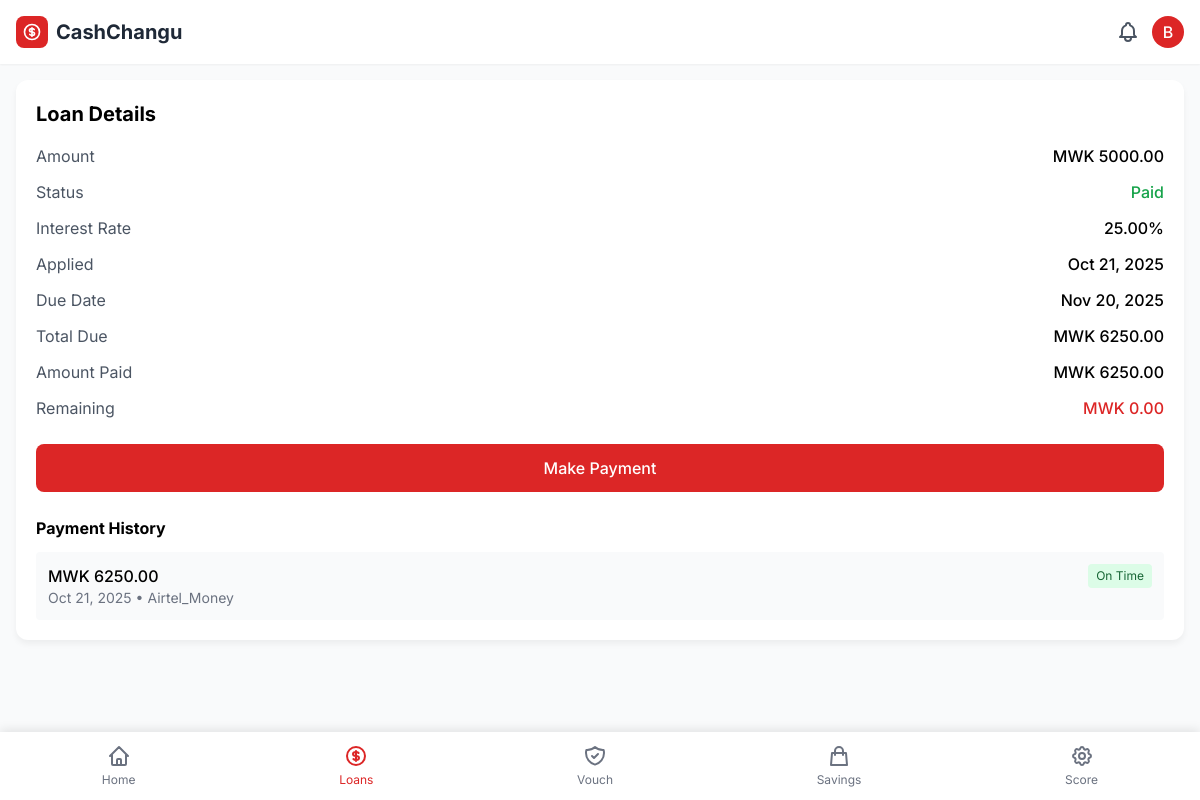
Screenshot of /loan/12/ (signed in) with the database file from the repository.
### core/models.py (models this page shows, shortened)
class MicroLoan(models.Model):
    LOAN_STATUS = [
        ('pending', 'Pending Approval'),
        ('approved', 'Approved'),
        ('active', 'Active'),
        ('paid', 'Fully Paid'),
        ('defaulted', 'Defaulted'),
        ('rejected', 'Rejected'),
    ]
    user = models.ForeignKey(User, on_delete=models.CASCADE)
    amount = models.DecimalField(max_digits=10, decimal_places=2)
    interest_rate = models.DecimalField(max_digits=5, decimal_places=2)
    duration_days = models.IntegerField()  # e.g., 30, 60, 90 days
    status = models.CharField(max_length=20, choices=LOAN_STATUS, default='pending')
    applied_at = models.DateTimeField(auto_now_add=True)
    approved_at = models.DateTimeField(null=True)
    due_date = models.DateField(null=True)
    paid_at = models.DateTimeField(null=True)
    total_amount_due = models.DecimalField(max_digits=10, decimal_places=2)
    amount_paid = models.DecimalField(max_digits=10, decimal_places=2, default=0)
    score_at_application = models.IntegerField()
    def is_overdue(self):
        if self.due_date and self.status == 'active':
            return timezone.now().date() > self.due_date
        return False
    def days_overdue(self):
        if self.is_overdue():
            return (timezone.now().date() - self.due_date).days
        return 0

class LoanPayment(models.Model):
    loan = models.ForeignKey(MicroLoan, on_delete=models.CASCADE, related_name='payments')
    amount = models.DecimalField(max_digits=10, decimal_places=2)
    payment_date = models.DateTimeField(auto_now_add=True)
    payment_method = models.CharField(max_length=50, choices=[
        ('airtel_money', 'Airtel Money'),
        ('tnm_mpamba', 'TNM Mpamba'),
        ('bank_transfer', 'Bank Transfer'),
        ('cash', 'Cash'),
    ])
    was_on_time = models.BooleanField()
    days_from_due = models.IntegerField()  # Negative = early, Positive = late
    transaction_reference = models.CharField(max_length=100)

### core/views.py (the view)
# urls.py: path('loan/<int:loan_id>/', views.loan_detail, name='loan_detail'),
@login_required
def loan_detail(request, loan_id):
    loan = get_object_or_404(MicroLoan, id=loan_id, user=request.user)
    payments = loan.payments.all().order_by('-payment_date')
    remaining = loan.total_amount_due - loan.amount_paid
    context = {
        'loan': loan,
        'payments': payments,
        'remaining': remaining,
        'is_overdue': loan.is_overdue(),
        'days_overdue': loan.days_overdue(),
    }
    return render(request, 'loan_detail.html', context)

### core/templates/loan_detail.html (shortened to what this page needs)
{% extends 'base.html' %}
{% block content %}
<div class="card bg-white p-5 mb-4">
    <h2 class="text-xl font-bold mb-4">Loan Details</h2>
    <div class="space-y-3 mb-6">
        <div class="flex justify-between">
            <p class="text-gray-600">Amount</p>
            <p class="font-medium">MWK {{ loan.amount|floatformat:2 }}</p>
        </div>
        <div class="flex justify-between">
            <p class="text-gray-600">Status</p>
            <p class="font-medium {% if loan.status == 'paid' %}text-green-600{% elif loan.status == 'active' %}text-blue-600{% else %}text-red-600{% endif %}">
                {{ loan.status|title }}
            </p>
        </div>
        <div class="flex justify-between">
            <p class="text-gray-600">Interest Rate</p>
            <p class="font-medium">{{ loan.interest_rate }}%</p>
        </div>
        <div class="flex justify-between">
            <p class="text-gray-600">Applied</p>
            <p class="font-medium">{{ loan.applied_at|date:"M d, Y" }}</p>
        </div>
        <div class="flex justify-between">
            <p class="text-gray-600">Due Date</p>
            <p class="font-medium">{{ loan.due_date|date:"M d, Y" }}</p>
        </div>
        <div class="flex justify-between">
            <p class="text-gray-600">Total Due</p>
            <p class="font-medium">MWK {{ loan.total_amount_due|floatformat:2 }}</p>
        </div>
        <div class="flex justify-between">
            <p class="text-gray-600">Amount Paid</p>
            <p class="font-medium">MWK {{ loan.amount_paid|floatformat:2 }}</p>
        </div>
        <div class="flex justify-between">
            <p class="text-gray-600">Remaining</p>
            <p class="font-medium text-red-600">MWK {{ remaining|floatformat:2 }}</p>
        </div>
    </div>
    <a href="{% url 'make_payment' loan.id %}" class="w-full bg-red-600 text-white py-3 rounded-lg font-medium text-center block mb-6">
        Make Payment
    </a>
    <h3 class="font-bold mb-3">Payment History</h3>
    <div class="space-y-2">
        {% for payment in payments %}
        <div class="flex justify-between p-3 bg-gray-50 rounded">
            <div>
                <p class="font-medium">MWK {{ payment.amount|floatformat:2 }}</p>
                <p class="text-gray-500 text-sm">{{ payment.payment_date|date:"M d, Y" }} • {{ payment.payment_method|title }}</p>
            </div>
            <span class="{% if payment.was_on_time %}bg-green-100 text-green-800{% else %}bg-red-100 text-red-800{% endif %} px-2 py-1 rounded text-xs self-start">
                {{ payment.was_on_time|yesno:"On Time,Late" }}
            </span>
        </div>
        {% empty %}
        <div class="text-center text-gray-500 py-4">
            No payments yet
        </div>
        {% endfor %}
    </div>
</div>
{% endblock %}

### core/templates/base.html (shortened to what this page needs)
<!DOCTYPE html>
<html lang="en">
<head>
    <script src="https://cdn.tailwindcss.com"></script>
</head>
<body class="bg-gray-50 pb-20">
   <div class="bg-white p-4 shadow-sm">
    <div class="flex justify-between items-center">
        <div class="flex items-center space-x-3">
            <div class="flex items-center space-x-2">
                <div class="h-8 w-8 bg-red-600 rounded-lg flex items-center justify-center">
                </div>
                <h1 class="text-xl font-bold text-gray-800">CashChangu</h1>
            </div>
        </div>
        <div class="flex items-center space-x-3">
            {% if user.is_authenticated %}
            <button class="text-gray-600">
            </button>
            <div class="relative" x-data="{ open: false }">
                <button @click="open = !open" class="h-8 w-8 bg-red-600 rounded-full flex items-center justify-center text-white font-medium hover:bg-red-700 transition duration-200">
                    {{ user.username|first|upper }}
                </button>
            </div>
            {% endif %}
        </div>
    </div>
</div>
    <div class="p-4">
        {% block content %}
        {% endblock %}
    </div>
    {% if user.is_authenticated %}
    <div class="fixed bottom-0 left-0 right-0 bg-white bottom-nav">
        <div class="flex justify-around items-center py-3">
            <a href="{% url 'dashboard' %}" class="nav-item flex flex-col items-center {% if request.resolver_match.url_name == 'dashboard' %}active text-red-600{% else %}text-gray-500{% endif %}">
                <span class="text-xs mt-1">Home</span>
            </a>
            <a href="{% url 'loan_history' %}" class="nav-item flex flex-col items-center {% if 'loan' in request.resolver_match.url_name %}active text-red-600{% else %}text-gray-500{% endif %}">
                <span class="text-xs mt-1">Loans</span>
            </a>
            <a href="{% url 'vouch_for_user' %}" class="nav-item flex flex-col items-center {% if 'vouch' in request.resolver_match.url_name %}active text-red-600{% else %}text-gray-500{% endif %}">
                <span class="text-xs mt-1">Vouch</span>
            </a>
            <a href="{% url 'savings_history' %}" class="nav-item flex flex-col items-center {% if 'savings' in request.resolver_match.url_name %}active text-red-600{% else %}text-gray-500{% endif %}">
                <svg xmlns="http://www.w3.org/2000/svg" class="h-6 w-6" fill="none" viewBox="0 0 24 24" stroke="currentColor">
                    <path stroke-linecap="round" stroke-linejoin="round" stroke-width="2" d="M16 11V7a4 4 0 00-8 0v4M5 9h14l1 12H4L5 9z" />
                </svg>
                <span class="text-xs mt-1">Savings</span>
            </a>
            <a href="{% url 'score_breakdown' %}" class="nav-item flex flex-col items-center {% if 'score' in request.resolver_match.url_name %}active text-red-600{% else %}text-gray-500{% endif %}">
                <span class="text-xs mt-1">Score</span>
            </a>
        </div>
    </div>
    {% endif %}
</body>
</html>

### core/templates/base.html (style rules this page uses)
body { font-family: 'Inter', sans-serif; background-color: #f8f9fa; }
.bottom-nav { box-shadow: 0 -2px 10px rgba(0, 0, 0, 0.1); }
.nav-item.active { color: #dc2626; }
.card { box-shadow: 0 4px 6px rgba(0, 0, 0, 0.05); border-radius: 12px; }

### rows the page displays
MicroLoan: amount "5000.00", status "Paid", interest_rate "25.00", applied_at "Oct 21, 2025", due_date "Nov 20, 2025", total_amount_due "6250.00", amount_paid "6250.00"
LoanPayment: amount "6250.00", payment_date "Oct 21, 2025", payment_method "Airtel_Money", was_on_time "On Time"

### other values shown
{{ user.username|first|upper }} "B"
{{ remaining|floatformat:2 }} "0.00"
